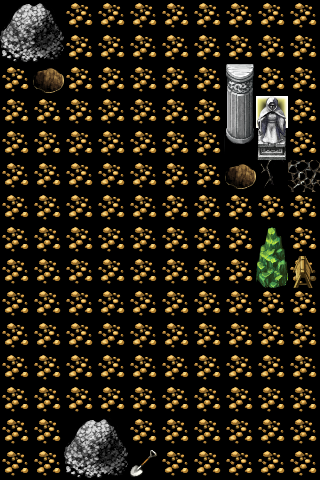

The image is a tile-based game level rendered from a .tmx file. Its description and source (layers, tilesets, objects; grid data summarised) follow:
An orthogonal 10x15 tile map with 32x32 px tiles, 2 tile layers (background, floor), 7 tilesets.

<map version="1.0" orientation="orthogonal" renderorder="right-down" width="10" height="15" tilewidth="32" tileheight="32" nextobjectid="1">
 <tileset firstgid="1" name="floor" tilewidth="32" tileheight="32">
  <image source="TileA1.png" width="512" height="384" />
 </tileset>
 <tileset firstgid="193" name="floor2" tilewidth="32" tileheight="32">
  <image source="TileA2.png" width="512" height="384" />
 </tileset>
 <tileset firstgid="385" name="floor3" tilewidth="32" tileheight="32">
  <image source="TileA3.png" width="512" height="256" />
 </tileset>
 <tileset firstgid="513" name="floor4" tilewidth="32" tileheight="32">
  <image source="TileA4.png" width="512" height="480" />
 </tileset>
 <tileset firstgid="753" name="floor5" tilewidth="32" tileheight="32">
  <image source="TileA5.png" width="256" height="512" />
 </tileset>
 <tileset firstgid="881" name="floor6" tilewidth="32" tileheight="32">
  <image source="TileB.png" width="512" height="512" />
 </tileset>
 <tileset firstgid="1137" name="floor7" tilewidth="32" tileheight="32">
  <image source="TileD.png" width="512" height="512" />
 </tileset>
 <layer name="background" width="10" height="15">
  <data>[150 cells, 150 non-empty, 16 distinct tile ids]</data>
 </layer>
 <layer name="floor" width="10" height="15">
  <data>[150 cells, 3 non-empty, 3 distinct tile ids]</data>
 </layer>
</map>
